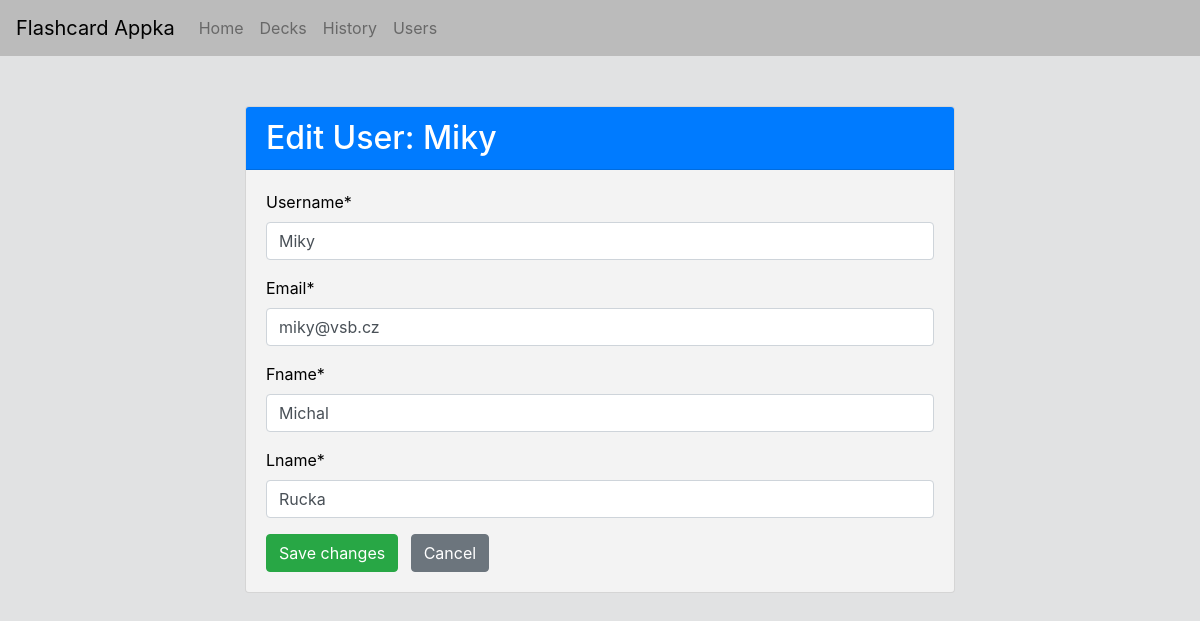
The app's page /users/12/edit/ with its own data.
### playground/models.py (models this page shows, shortened)
class Cuser(models.Model):
    username = models.CharField(max_length=50)
    email = models.EmailField(max_length=100)
    fname = models.CharField(max_length=50)
    lname = models.CharField(max_length=50)

### playground/views.py (the view)
# urls.py: path('users/<int:user_id>/edit/', views.user_edit, name='user_edit'),
def user_edit(request, user_id):
    user = get_object_or_404(Cuser, pk=user_id)
    if request.method == 'POST':
        form = CuserForm(request.POST, instance=user)
        if form.is_valid():
            form.save()
            return redirect(reverse('user_list'))
    else:
        form = CuserForm(instance=user)
    return render(request, 'users/user_edit.html', {'form': form, 'user': user})

### playground/forms.py
class CuserForm(forms.ModelForm):
    class Meta:
        model = Cuser
        fields = ['username', 'email', 'fname', 'lname']

### playground/templates/users/user_edit.html (shortened to what this page needs)
{% extends "base.html" %}
{% load crispy_forms_tags %}
{% block content %}
<div class="container mt-5">
  <div class="row justify-content-center">
    <div class="col-md-8">
      <div class="card">
        <div class="card-header bg-primary text-white">
          <h2 class="mb-0">Edit User: {{ user.username }}</h2>
        </div>
        <div class="card-body">
          <form method="post">
            {{ form|crispy }}
            <div class="mt-3">
              <button type="submit" class="btn btn-success">Save changes</button>
              <a href="{% url 'user_list' %}" class="btn btn-secondary ml-2">Cancel</a>
            </div>
          </form>
        </div>
      </div>
    </div>
  </div>
</div>
{% endblock %}

### playground/templates/base.html (style rules this page uses)
body { background-color: #e1e2e3; color: #000000; }
.container { margin-top: 50px; }
.container .card { background-color: #f3f3f3 }

### records on screen
Cuser: username "Miky", email "miky@vsb.cz", fname "Michal", lname "Rucka"
